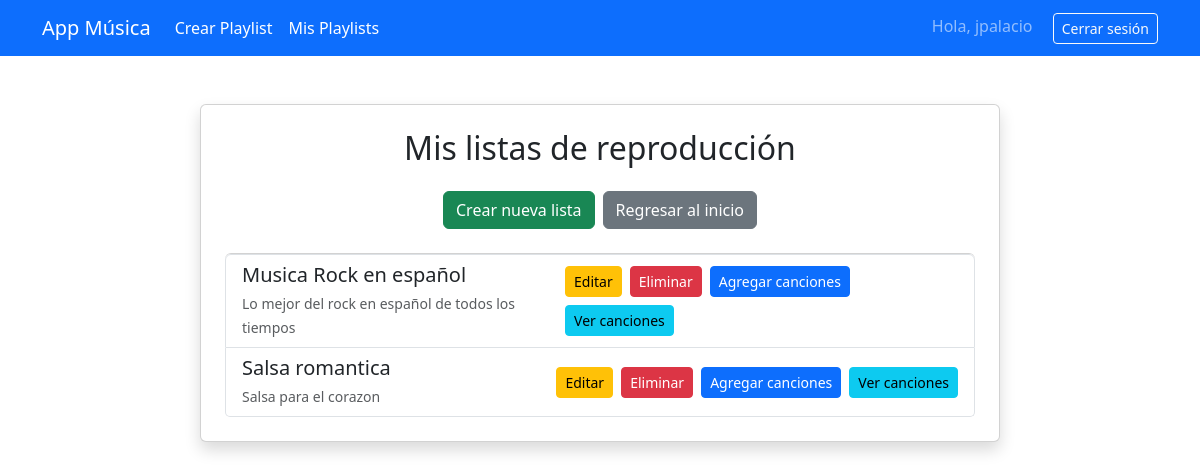
Page /listas/ (signed in) on the committed database.
### core/models.py (models this page shows, shortened)
class ListaReproduccion(models.Model):
    usuario = models.ForeignKey(User, on_delete=models.CASCADE, related_name='listas_reproduccion')
    nombre = models.CharField(max_length=100)
    descripcion = models.TextField(blank=True)
    fecha_creacion = models.DateTimeField(auto_now_add=True)
    canciones = models.ManyToManyField(Cancion, blank=True, related_name='listas')

### core/views.py (the view)
# urls.py: path('listas/', views.lista_listas, name='lista_listas'),
@login_required
def lista_listas(request):
    listas = ListaReproduccion.objects.filter(usuario=request.user).order_by('-fecha_creacion')
    return render(request, 'core/lista_listas.html', {'listas': listas})

### core/templates/core/lista_listas.html
{% extends 'core/base.html' %}
{% block contenido %}
<div class="container d-flex justify-content-center align-items-start mt-5">
  <div class="card shadow p-4 w-100" style="max-width: 800px;">
    <h2 class="text-center mb-4">Mis listas de reproducción</h2>
    <div class="d-flex justify-content-center flex-wrap gap-2 mb-4">
      <a href="{% url 'crear_lista' %}" class="btn btn-success">Crear nueva lista</a>
      <a href="{% url 'inicio' %}" class="btn btn-secondary">Regresar al inicio</a>
    </div>
    {% if listas %}
      <ul class="list-group">
        {% for lista in listas %}
          <li class="list-group-item">
            <div class="d-flex justify-content-between flex-column flex-md-row align-items-start align-items-md-center">
              <div class="mb-2 mb-md-0">
                <h5 class="mb-1">{{ lista.nombre }}</h5>
                <small class="text-muted">{{ lista.descripcion|default:"Sin descripción" }}</small>
              </div>
              <div class="d-flex flex-wrap gap-2">
                <a href="{% url 'editar_lista' lista.pk %}" class="btn btn-warning btn-sm">Editar</a>
                <a href="{% url 'eliminar_lista' lista.pk %}" class="btn btn-danger btn-sm">Eliminar</a>
                <a href="{% url 'agregar_canciones' lista.pk %}" class="btn btn-primary btn-sm">Agregar canciones</a>
                <a href="{% url 'detalle_lista' lista.pk %}" class="btn btn-info btn-sm">Ver canciones</a>
              </div>
            </div>
          </li>
        {% endfor %}
      </ul>
    {% else %}
      <p class="text-center text-muted">No tienes listas creadas aún.</p>
    {% endif %}
  </div>
</div>
{% endblock %}

### core/templates/core/base.html (shortened to what this page needs)
<!DOCTYPE html>
<html lang="es">
<head>
    <link href="https://cdn.jsdelivr.net/npm/bootstrap@5.3.0/dist/css/bootstrap.min.css" rel="stylesheet" />
</head>
<body>
    <nav class="navbar navbar-expand-lg navbar-dark bg-primary">
        <div class="container">
            <a class="navbar-brand" href="{% url 'inicio' %}">App Música</a>
            {% if user.is_authenticated %}
                <ul class="navbar-nav me-auto">
                    <li class="nav-item">
                        <a class="nav-link text-white" href="{% url 'crear_lista' %}">Crear Playlist</a>
                    </li>
                    <li class="nav-item">
                        <a class="nav-link text-white" href="{% url 'lista_listas' %}">Mis Playlists</a>
                    </li>
                </ul>
            {% endif %}
            <div>
                {% if user.is_authenticated %}
                    <span class="navbar-text me-3">Hola, {{ user.username }}</span>
                    <form action="{% url 'salir' %}" method="post" style="display:inline;">
                        <button type="submit" class="btn btn-outline-light btn-sm">Cerrar sesión</button>
                    </form>
                {% else %}
                    <a href="{% url 'ingresar' %}" class="btn btn-outline-light btn-sm">Iniciar sesión</a>
                    <a href="{% url 'registro' %}" class="btn btn-outline-light btn-sm ms-2">Registrarse</a>
                {% endif %}
            </div>
        </div>
    </nav>
    <main class="container mt-4">
        {% block contenido %}
        {% endblock %}
    </main>
</body>
</html>

### rows in the picture
ListaReproduccion: nombre "Musica Rock en español", descripcion "Lo mejor del rock en español de todos los tiempos"
ListaReproduccion: nombre "Salsa romantica", descripcion "Salsa para el corazon"

### other values in the picture
{{ user.username }} "jpalacio"
